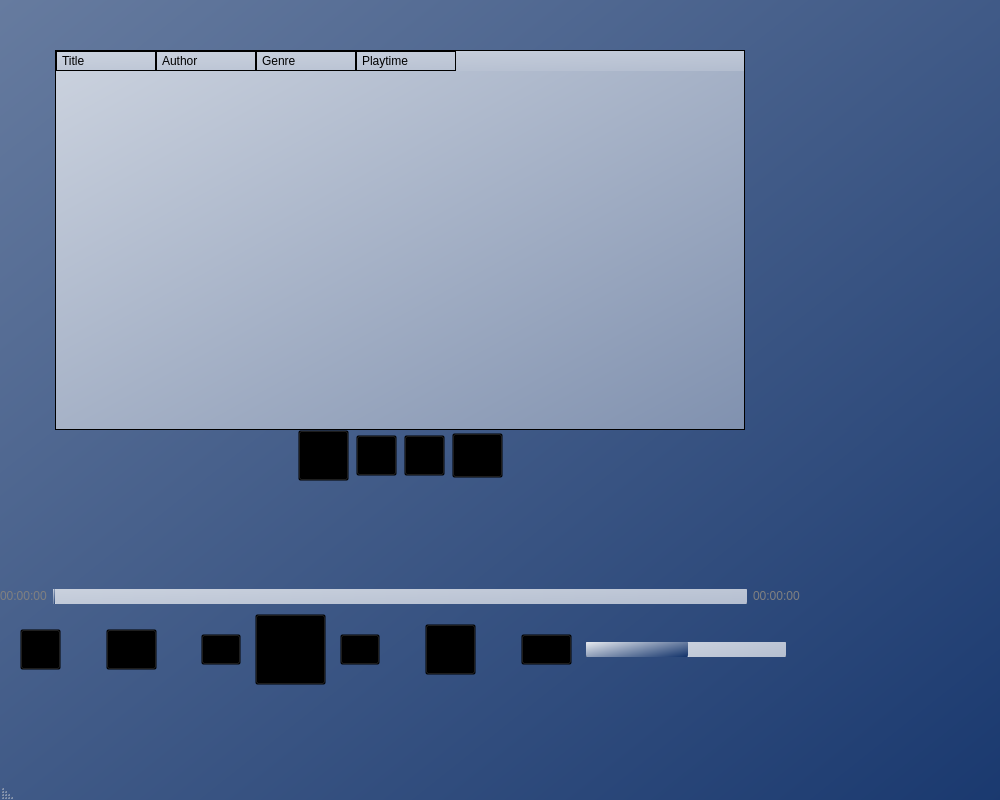
<?xml version="1.0" encoding="UTF-8"?>
<ui version="4.0">
 <class>MainWindow</class>
 <widget class="QMainWindow" name="MainWindow">
  <property name="geometry">
   <rect>
    <x>0</x>
    <y>0</y>
    <width>1000</width>
    <height>800</height>
   </rect>
  </property>
  <property name="sizePolicy">
   <sizepolicy hsizetype="Fixed" vsizetype="Fixed">
    <horstretch>0</horstretch>
    <verstretch>0</verstretch>
   </sizepolicy>
  </property>
  <property name="minimumSize">
   <size>
    <width>800</width>
    <height>600</height>
   </size>
  </property>
  <property name="cursor">
   <cursorShape>PointingHandCursor</cursorShape>
  </property>
  <property name="mouseTracking">
   <bool>false</bool>
  </property>
  <property name="windowTitle">
   <string>MP3-Player</string>
  </property>
  <property name="windowIcon">
   <iconset resource="icons.qrc">
    <normaloff>:/icons/icons/logo.png</normaloff>:/icons/icons/logo.png</iconset>
  </property>
  <property name="layoutDirection">
   <enum>Qt::RightToLeft</enum>
  </property>
  <property name="autoFillBackground">
   <bool>false</bool>
  </property>
  <property name="styleSheet">
   <string notr="true">QMainWindow
{
	background-color: qlineargradient(x1:0, y1:0, x2:1, y2:1, stop:0 #667b9f, stop:1 #1a396f);
}</string>
  </property>
  <widget class="QWidget" name="centralwidget">
   <property name="sizePolicy">
    <sizepolicy hsizetype="Preferred" vsizetype="Preferred">
     <horstretch>0</horstretch>
     <verstretch>0</verstretch>
    </sizepolicy>
   </property>
   <property name="layoutDirection">
    <enum>Qt::RightToLeft</enum>
   </property>
   <widget class="QWidget" name="verticalLayoutWidget">
    <property name="geometry">
     <rect>
      <x>0</x>
      <y>50</y>
      <width>800</width>
      <height>635</height>
     </rect>
    </property>
    <layout class="QVBoxLayout" name="verticalLayout_mp3PlayerLayout">
     <property name="spacing">
      <number>0</number>
     </property>
     <property name="topMargin">
      <number>0</number>
     </property>
     <property name="bottomMargin">
      <number>0</number>
     </property>
     <item>
      <layout class="QVBoxLayout" name="verticalLayout">
       <item>
        <layout class="QHBoxLayout" name="horizontalLayout_3">
         <item>
          <spacer name="horizontalSpacer_2">
           <property name="orientation">
            <enum>Qt::Horizontal</enum>
           </property>
           <property name="sizeType">
            <enum>QSizePolicy::Minimum</enum>
           </property>
           <property name="sizeHint" stdset="0">
            <size>
             <width>40</width>
             <height>20</height>
            </size>
           </property>
          </spacer>
         </item>
         <item>
          <widget class="QTableWidget" name="tableWidget">
           <property name="sizePolicy">
            <sizepolicy hsizetype="Fixed" vsizetype="Preferred">
             <horstretch>0</horstretch>
             <verstretch>0</verstretch>
            </sizepolicy>
           </property>
           <property name="minimumSize">
            <size>
             <width>690</width>
             <height>380</height>
            </size>
           </property>
           <property name="maximumSize">
            <size>
             <width>16777215</width>
             <height>16777215</height>
            </size>
           </property>
           <property name="mouseTracking">
            <bool>true</bool>
           </property>
           <property name="tabletTracking">
            <bool>true</bool>
           </property>
           <property name="toolTipDuration">
            <number>-1</number>
           </property>
           <property name="layoutDirection">
            <enum>Qt::LeftToRight</enum>
           </property>
           <property name="autoFillBackground">
            <bool>true</bool>
           </property>
           <property name="styleSheet">
            <string notr="true">QTableWidget
{
	background: qlineargradient(x1:0, y1:0, x2:1, y2:1, stop:0 #ccd3df, stop:1 #8091af); 
}

QHeaderView
{ 
	background-color: qlineargradient(x1:0, y1:0, x2:1, y2:1, stop:0 #ccd3df, stop:1 #b3bdcf); 
}

QHeaderView::section
{ 
	background-color: transparent; 
	border: 1px solid black;
	padding-left:  5px;
}

QTableWidget::item
{
	color: black;
	background-color: transparent;
	border-bottom: 1px solid black; 
	border-top: 1px solid black;
}

QTableWidget::item:hover
{
	background-color: qlineargradient(x1:0, y1:0, x2:1, y2:1, stop:0 #8091af, stop:1#99a7bf);
    border: 1px solid black;
}

QTableWidget::item:selected
{
	background-color: qlineargradient(x1:0, y1:0, x2:1, y2:1, stop:0 #8091af, stop:1#99a7bf);
    border: 1px solid black;
}

QTableWidget::cell
{
	background-color: transparent;
}</string>
           </property>
           <property name="sizeAdjustPolicy">
            <enum>QAbstractScrollArea::AdjustIgnored</enum>
           </property>
           <attribute name="horizontalHeaderCascadingSectionResizes">
            <bool>false</bool>
           </attribute>
           <column>
            <property name="text">
             <string>Title</string>
            </property>
            <property name="textAlignment">
             <set>AlignLeading|AlignVCenter</set>
            </property>
           </column>
           <column>
            <property name="text">
             <string>Author</string>
            </property>
            <property name="textAlignment">
             <set>AlignLeading|AlignVCenter</set>
            </property>
           </column>
           <column>
            <property name="text">
             <string>Genre</string>
            </property>
            <property name="textAlignment">
             <set>AlignLeading|AlignVCenter</set>
            </property>
           </column>
           <column>
            <property name="text">
             <string>Playtime</string>
            </property>
            <property name="textAlignment">
             <set>AlignLeading|AlignVCenter</set>
            </property>
           </column>
          </widget>
         </item>
         <item>
          <spacer name="horizontalSpacer">
           <property name="orientation">
            <enum>Qt::Horizontal</enum>
           </property>
           <property name="sizeType">
            <enum>QSizePolicy::Maximum</enum>
           </property>
           <property name="sizeHint" stdset="0">
            <size>
             <width>40</width>
             <height>20</height>
            </size>
           </property>
          </spacer>
         </item>
        </layout>
       </item>
       <item>
        <layout class="QHBoxLayout" name="horizontalLayout_2">
         <property name="spacing">
          <number>7</number>
         </property>
         <item>
          <spacer name="horizontalSpacer_5">
           <property name="orientation">
            <enum>Qt::Horizontal</enum>
           </property>
           <property name="sizeType">
            <enum>QSizePolicy::Expanding</enum>
           </property>
           <property name="sizeHint" stdset="0">
            <size>
             <width>620</width>
             <height>20</height>
            </size>
           </property>
          </spacer>
         </item>
         <item>
          <widget class="QPushButton" name="pushButton_addSongToQueue">
           <property name="sizePolicy">
            <sizepolicy hsizetype="Fixed" vsizetype="Fixed">
             <horstretch>0</horstretch>
             <verstretch>0</verstretch>
            </sizepolicy>
           </property>
           <property name="minimumSize">
            <size>
             <width>51</width>
             <height>45</height>
            </size>
           </property>
           <property name="baseSize">
            <size>
             <width>0</width>
             <height>0</height>
            </size>
           </property>
           <property name="font">
            <font>
             <bold>true</bold>
            </font>
           </property>
           <property name="mouseTracking">
            <bool>true</bool>
           </property>
           <property name="toolTip">
            <string/>
           </property>
           <property name="toolTipDuration">
            <number>-1</number>
           </property>
           <property name="whatsThis">
            <string/>
           </property>
           <property name="layoutDirection">
            <enum>Qt::RightToLeft</enum>
           </property>
           <property name="styleSheet">
            <string notr="true">QPushButton
{
	background-color: transparent;
	border-image: url(:/icons/icons/songQueue.png); 
}

QPushButton:hover
{
	border-image: url(:/icons/icons/songQueueHover.png); 
}</string>
           </property>
           <property name="text">
            <string/>
           </property>
           <property name="iconSize">
            <size>
             <width>20</width>
             <height>20</height>
            </size>
           </property>
          </widget>
         </item>
         <item>
          <widget class="QPushButton" name="pushButton_removeSong">
           <property name="sizePolicy">
            <sizepolicy hsizetype="Fixed" vsizetype="Fixed">
             <horstretch>0</horstretch>
             <verstretch>0</verstretch>
            </sizepolicy>
           </property>
           <property name="minimumSize">
            <size>
             <width>41</width>
             <height>41</height>
            </size>
           </property>
           <property name="baseSize">
            <size>
             <width>0</width>
             <height>0</height>
            </size>
           </property>
           <property name="font">
            <font>
             <bold>true</bold>
            </font>
           </property>
           <property name="mouseTracking">
            <bool>true</bool>
           </property>
           <property name="layoutDirection">
            <enum>Qt::RightToLeft</enum>
           </property>
           <property name="styleSheet">
            <string notr="true">QPushButton
{
	background-color: transparent;
	border-image: url(:/icons/icons/minus.png); 
}

QPushButton:hover
{
	border-image: url(:/icons/icons/minusHover.png); 
}</string>
           </property>
           <property name="text">
            <string/>
           </property>
           <property name="iconSize">
            <size>
             <width>20</width>
             <height>20</height>
            </size>
           </property>
          </widget>
         </item>
         <item>
          <widget class="QPushButton" name="pushButton_addSong">
           <property name="sizePolicy">
            <sizepolicy hsizetype="Fixed" vsizetype="Fixed">
             <horstretch>0</horstretch>
             <verstretch>0</verstretch>
            </sizepolicy>
           </property>
           <property name="minimumSize">
            <size>
             <width>41</width>
             <height>41</height>
            </size>
           </property>
           <property name="baseSize">
            <size>
             <width>0</width>
             <height>0</height>
            </size>
           </property>
           <property name="font">
            <font>
             <bold>true</bold>
            </font>
           </property>
           <property name="mouseTracking">
            <bool>true</bool>
           </property>
           <property name="toolTip">
            <string/>
           </property>
           <property name="toolTipDuration">
            <number>-1</number>
           </property>
           <property name="whatsThis">
            <string/>
           </property>
           <property name="layoutDirection">
            <enum>Qt::RightToLeft</enum>
           </property>
           <property name="styleSheet">
            <string notr="true">QPushButton
{
	background-color: transparent;
	border-image: url(:/icons/icons/plus.png); 
}

QPushButton:hover
{
	border-image: url(:/icons/icons/plusHover.png); 
}</string>
           </property>
           <property name="text">
            <string/>
           </property>
           <property name="iconSize">
            <size>
             <width>20</width>
             <height>20</height>
            </size>
           </property>
          </widget>
         </item>
         <item>
          <widget class="QPushButton" name="pushButton_addDirectory">
           <property name="sizePolicy">
            <sizepolicy hsizetype="Fixed" vsizetype="Fixed">
             <horstretch>0</horstretch>
             <verstretch>0</verstretch>
            </sizepolicy>
           </property>
           <property name="minimumSize">
            <size>
             <width>51</width>
             <height>51</height>
            </size>
           </property>
           <property name="baseSize">
            <size>
             <width>0</width>
             <height>0</height>
            </size>
           </property>
           <property name="font">
            <font>
             <bold>true</bold>
            </font>
           </property>
           <property name="mouseTracking">
            <bool>true</bool>
           </property>
           <property name="toolTip">
            <string/>
           </property>
           <property name="toolTipDuration">
            <number>-1</number>
           </property>
           <property name="whatsThis">
            <string/>
           </property>
           <property name="layoutDirection">
            <enum>Qt::RightToLeft</enum>
           </property>
           <property name="styleSheet">
            <string notr="true">QPushButton
{
	background-color: transparent;
	border-image: url(:/icons/icons/directory.png); 
}

QPushButton:hover
{
	border-image: url(:/icons/icons/directoryHover.png); 
}</string>
           </property>
           <property name="text">
            <string/>
           </property>
           <property name="iconSize">
            <size>
             <width>20</width>
             <height>20</height>
            </size>
           </property>
          </widget>
         </item>
         <item>
          <spacer name="horizontalSpacer_8">
           <property name="orientation">
            <enum>Qt::Horizontal</enum>
           </property>
           <property name="sizeType">
            <enum>QSizePolicy::Expanding</enum>
           </property>
           <property name="sizeHint" stdset="0">
            <size>
             <width>620</width>
             <height>20</height>
            </size>
           </property>
          </spacer>
         </item>
        </layout>
       </item>
       <item>
        <spacer name="verticalSpacer_5">
         <property name="orientation">
          <enum>Qt::Vertical</enum>
         </property>
         <property name="sizeType">
          <enum>QSizePolicy::Expanding</enum>
         </property>
         <property name="sizeHint" stdset="0">
          <size>
           <width>18</width>
           <height>518</height>
          </size>
         </property>
        </spacer>
       </item>
       <item>
        <layout class="QHBoxLayout" name="horizontalLayout">
         <item>
          <spacer name="horizontalSpacer_10">
           <property name="orientation">
            <enum>Qt::Horizontal</enum>
           </property>
           <property name="sizeHint" stdset="0">
            <size>
             <width>40</width>
             <height>20</height>
            </size>
           </property>
          </spacer>
         </item>
         <item>
          <widget class="QLabel" name="label_song">
           <property name="sizePolicy">
            <sizepolicy hsizetype="Fixed" vsizetype="Fixed">
             <horstretch>0</horstretch>
             <verstretch>0</verstretch>
            </sizepolicy>
           </property>
           <property name="font">
            <font>
             <pointsize>13</pointsize>
            </font>
           </property>
           <property name="text">
            <string/>
           </property>
          </widget>
         </item>
         <item>
          <spacer name="horizontalSpacer_9">
           <property name="orientation">
            <enum>Qt::Horizontal</enum>
           </property>
           <property name="sizeHint" stdset="0">
            <size>
             <width>40</width>
             <height>20</height>
            </size>
           </property>
          </spacer>
         </item>
        </layout>
       </item>
       <item>
        <spacer name="verticalSpacer_3">
         <property name="orientation">
          <enum>Qt::Vertical</enum>
         </property>
         <property name="sizeType">
          <enum>QSizePolicy::Expanding</enum>
         </property>
         <property name="sizeHint" stdset="0">
          <size>
           <width>18</width>
           <height>518</height>
          </size>
         </property>
        </spacer>
       </item>
       <item>
        <layout class="QHBoxLayout" name="horizontalLayout_songInfos">
         <property name="spacing">
          <number>6</number>
         </property>
         <property name="sizeConstraint">
          <enum>QLayout::SetDefaultConstraint</enum>
         </property>
         <item>
          <widget class="QLabel" name="label_timeDuration">
           <property name="sizePolicy">
            <sizepolicy hsizetype="Fixed" vsizetype="Fixed">
             <horstretch>0</horstretch>
             <verstretch>0</verstretch>
            </sizepolicy>
           </property>
           <property name="styleSheet">
            <string notr="true">QLabel
{
	color: gray;
}</string>
           </property>
           <property name="text">
            <string>00:00:00</string>
           </property>
          </widget>
         </item>
         <item>
          <widget class="QSlider" name="horizontalSlider_songProgress">
           <property name="sizePolicy">
            <sizepolicy hsizetype="Expanding" vsizetype="Fixed">
             <horstretch>0</horstretch>
             <verstretch>0</verstretch>
            </sizepolicy>
           </property>
           <property name="layoutDirection">
            <enum>Qt::LeftToRight</enum>
           </property>
           <property name="styleSheet">
            <string notr="true">QSlider::groove:horizontal 
{
    border: 1px solid black;
    background: white;
    height: 20px;
    border-radius: 5px;
}

QSlider::handle:horizontal 
{
    /*background: qlineargradient(x1:0, y1:0, x2:1, y2:1, stop:0 white, stop:1 #00235f);*/
	background: transparent;
	background-image: url(:/icons/icons/airplane.png);
    border: none;
	background-repeat: no-repeat;
    width: 40px;
    height: 40px;
    margin: -2px 0;
}

QSlider::handle:horizontal:hover
{
	background-image: url(:/icons/icons/airplaneHover.png);
}

/* right side from handle */
QSlider::add-page:horizontal
 {
    background: qlineargradient(x1:0, y1:0, x2:1, y2:1, stop:0 #ccd3df, stop:1 #b3bdcf);  
    border: none;
	border-radius: 5px;
}

 /* left side from handle */
QSlider::sub-page:horizontal
 {
    background: qlineargradient(x1:0, y1:0, x2:1, y2:1, stop:0 white, stop:1 #00235f);
    border: none;
	border-radius: 5px;
}</string>
           </property>
           <property name="maximum">
            <number>100</number>
           </property>
           <property name="pageStep">
            <number>1</number>
           </property>
           <property name="sliderPosition">
            <number>0</number>
           </property>
           <property name="orientation">
            <enum>Qt::Horizontal</enum>
           </property>
          </widget>
         </item>
         <item>
          <widget class="QLabel" name="label_timePassed">
           <property name="sizePolicy">
            <sizepolicy hsizetype="Fixed" vsizetype="Fixed">
             <horstretch>0</horstretch>
             <verstretch>0</verstretch>
            </sizepolicy>
           </property>
           <property name="styleSheet">
            <string notr="true">QLabel
{
	color: gray;
}</string>
           </property>
           <property name="text">
            <string>00:00:00</string>
           </property>
          </widget>
         </item>
        </layout>
       </item>
       <item>
        <spacer name="verticalSpacer_4">
         <property name="orientation">
          <enum>Qt::Vertical</enum>
         </property>
         <property name="sizeType">
          <enum>QSizePolicy::Fixed</enum>
         </property>
         <property name="sizeHint" stdset="0">
          <size>
           <width>18</width>
           <height>10</height>
          </size>
         </property>
        </spacer>
       </item>
       <item>
        <layout class="QHBoxLayout" name="horizontalLayout_songButtons" stretch="0,0,0,0,0,0,0,0,0,0,0,0">
         <property name="spacing">
          <number>0</number>
         </property>
         <property name="sizeConstraint">
          <enum>QLayout::SetDefaultConstraint</enum>
         </property>
         <item>
          <widget class="QSlider" name="horizontalSlider_volumeLevel">
           <property name="sizePolicy">
            <sizepolicy hsizetype="Fixed" vsizetype="Fixed">
             <horstretch>0</horstretch>
             <verstretch>0</verstretch>
            </sizepolicy>
           </property>
           <property name="minimumSize">
            <size>
             <width>200</width>
             <height>0</height>
            </size>
           </property>
           <property name="maximumSize">
            <size>
             <width>16777215</width>
             <height>16777215</height>
            </size>
           </property>
           <property name="layoutDirection">
            <enum>Qt::LeftToRight</enum>
           </property>
           <property name="styleSheet">
            <string notr="true">QSlider::groove:horizontal 
{
    border: 1px solid black;
    background: white;
    height: 20px;
    border-radius: 5px;
}

QSlider::handle:horizontal 
{
    /*background: qlineargradient(x1:0, y1:0, x2:1, y2:1, stop:0 white, stop:1 #00235f);*/
	background: transparent;
	background-image: url(:/icons/icons/airplane.png);
    border: none;
	background-repeat: no-repeat;
    width: 40px;
    height: 40px;
    margin: -2px 0;
}

QSlider::handle:horizontal:hover
{
	background-image: url(:/icons/icons/airplaneHover.png);
}

/* right side from handle */
QSlider::add-page:horizontal
 {
    background: qlineargradient(x1:0, y1:0, x2:1, y2:1, stop:0 #ccd3df, stop:1 #b3bdcf);  
    border: none;
	border-radius: 5px;
}

 /*  left side from handle */
QSlider::sub-page:horizontal
 {
    background: qlineargradient(x1:0, y1:0, x2:1, y2:1, stop:0 white, stop:1 #00235f);
    border: none;
	border-radius: 5px;
}</string>
           </property>
           <property name="maximum">
            <number>100</number>
           </property>
           <property name="sliderPosition">
            <number>50</number>
           </property>
           <property name="orientation">
            <enum>Qt::Horizontal</enum>
           </property>
          </widget>
         </item>
         <item>
          <widget class="QPushButton" name="pushButton_volume">
           <property name="sizePolicy">
            <sizepolicy hsizetype="Fixed" vsizetype="Fixed">
             <horstretch>0</horstretch>
             <verstretch>0</verstretch>
            </sizepolicy>
           </property>
           <property name="minimumSize">
            <size>
             <width>51</width>
             <height>31</height>
            </size>
           </property>
           <property name="baseSize">
            <size>
             <width>0</width>
             <height>0</height>
            </size>
           </property>
           <property name="font">
            <font>
             <bold>true</bold>
            </font>
           </property>
           <property name="mouseTracking">
            <bool>true</bool>
           </property>
           <property name="styleSheet">
            <string notr="true">QPushButton
{
	background-color: transparent;
	border-image: url(:/icons/icons/volumeLow.png); 
}

QPushButton:hover
{
	border-image: url(:/icons/icons/volumeLowHover.png);
}</string>
           </property>
           <property name="text">
            <string/>
           </property>
           <property name="iconSize">
            <size>
             <width>20</width>
             <height>20</height>
            </size>
           </property>
          </widget>
         </item>
         <item>
          <spacer name="horizontalSpacer_7">
           <property name="orientation">
            <enum>Qt::Horizontal</enum>
           </property>
           <property name="sizeType">
            <enum>QSizePolicy::Fixed</enum>
           </property>
           <property name="sizeHint" stdset="0">
            <size>
             <width>31</width>
             <height>20</height>
            </size>
           </property>
          </spacer>
         </item>
         <item>
          <widget class="QPushButton" name="pushButton_repeat">
           <property name="sizePolicy">
            <sizepolicy hsizetype="Fixed" vsizetype="Fixed">
             <horstretch>0</horstretch>
             <verstretch>0</verstretch>
            </sizepolicy>
           </property>
           <property name="minimumSize">
            <size>
             <width>51</width>
             <height>51</height>
            </size>
           </property>
           <property name="font">
            <font>
             <bold>true</bold>
            </font>
           </property>
           <property name="mouseTracking">
            <bool>true</bool>
           </property>
           <property name="styleSheet">
            <string notr="true">QPushButton
{
	background-color: transparent;
	border-image: url(:/icons/icons/repeatOff.png);
}

QPushButton:hover
{
	border-image: url(:/icons/icons/repeatOffHover.png);
}</string>
           </property>
           <property name="text">
            <string/>
           </property>
          </widget>
         </item>
         <item>
          <spacer name="horizontalSpacer_4">
           <property name="orientation">
            <enum>Qt::Horizontal</enum>
           </property>
           <property name="sizeType">
            <enum>QSizePolicy::Fixed</enum>
           </property>
           <property name="sizeHint" stdset="0">
            <size>
             <width>31</width>
             <height>20</height>
            </size>
           </property>
          </spacer>
         </item>
         <item>
          <widget class="QPushButton" name="pushButton_nextSong">
           <property name="sizePolicy">
            <sizepolicy hsizetype="Fixed" vsizetype="Fixed">
             <horstretch>0</horstretch>
             <verstretch>0</verstretch>
            </sizepolicy>
           </property>
           <property name="minimumSize">
            <size>
             <width>31</width>
             <height>31</height>
            </size>
           </property>
           <property name="font">
            <font>
             <bold>true</bold>
            </font>
           </property>
           <property name="mouseTracking">
            <bool>true</bool>
           </property>
           <property name="styleSheet">
            <string notr="true">QPushButton
{
	background-color: transparent;
	border-image: url(:/icons/icons/next.png);
}

QPushButton:hover
{
	border-image: url(:/icons/icons/nextHover.png);
}</string>
           </property>
           <property name="text">
            <string/>
           </property>
          </widget>
         </item>
         <item>
          <widget class="QPushButton" name="pushButton_play">
           <property name="enabled">
            <bool>true</bool>
           </property>
           <property name="sizePolicy">
            <sizepolicy hsizetype="Fixed" vsizetype="Fixed">
             <horstretch>22</horstretch>
             <verstretch>0</verstretch>
            </sizepolicy>
           </property>
           <property name="minimumSize">
            <size>
             <width>71</width>
             <height>71</height>
            </size>
           </property>
           <property name="baseSize">
            <size>
             <width>0</width>
             <height>0</height>
            </size>
           </property>
           <property name="font">
            <font>
             <bold>false</bold>
            </font>
           </property>
           <property name="mouseTracking">
            <bool>true</bool>
           </property>
           <property name="toolTip">
            <string/>
           </property>
           <property name="toolTipDuration">
            <number>-1</number>
           </property>
           <property name="statusTip">
            <string/>
           </property>
           <property name="whatsThis">
            <string/>
           </property>
           <property name="styleSheet">
            <string notr="true">QPushButton
{
	background-color: transparent;
	border-image: url(:/icons/icons/play.png);
}

QPushButton:hover
{
	border-image: url(:/icons/icons/playHover.png);
}</string>
           </property>
           <property name="text">
            <string/>
           </property>
           <property name="iconSize">
            <size>
             <width>34</width>
             <height>20</height>
            </size>
           </property>
          </widget>
         </item>
         <item>
          <widget class="QPushButton" name="pushButton_previousSong">
           <property name="sizePolicy">
            <sizepolicy hsizetype="Fixed" vsizetype="Fixed">
             <horstretch>0</horstretch>
             <verstretch>0</verstretch>
            </sizepolicy>
           </property>
           <property name="minimumSize">
            <size>
             <width>31</width>
             <height>31</height>
            </size>
           </property>
           <property name="font">
            <font>
             <bold>true</bold>
            </font>
           </property>
           <property name="mouseTracking">
            <bool>true</bool>
           </property>
           <property name="styleSheet">
            <string notr="true">QPushButton
{
	background-color: transparent;
	border-image: url(:/icons/icons/previous.png);
}

QPushButton:hover
{
	border-image: url(:/icons/icons/previousHover.png);
}</string>
           </property>
           <property name="text">
            <string/>
           </property>
          </widget>
         </item>
         <item>
          <spacer name="horizontalSpacer_3">
           <property name="orientation">
            <enum>Qt::Horizontal</enum>
           </property>
           <property name="sizeType">
            <enum>QSizePolicy::Fixed</enum>
           </property>
           <property name="sizeHint" stdset="0">
            <size>
             <width>30</width>
             <height>20</height>
            </size>
           </property>
          </spacer>
         </item>
         <item>
          <widget class="QPushButton" name="pushButton_shuffle">
           <property name="sizePolicy">
            <sizepolicy hsizetype="Fixed" vsizetype="Fixed">
             <horstretch>0</horstretch>
             <verstretch>0</verstretch>
            </sizepolicy>
           </property>
           <property name="minimumSize">
            <size>
             <width>51</width>
             <height>41</height>
            </size>
           </property>
           <property name="font">
            <font>
             <bold>true</bold>
            </font>
           </property>
           <property name="mouseTracking">
            <bool>true</bool>
           </property>
           <property name="styleSheet">
            <string notr="true">QPushButton
{
	background-color: transparent;
	border-image: url(:/icons/icons/shuffleOff.png);
}

QPushButton:hover
{
	border-image: url(:/icons/icons/shuffleOffHover.png);
}</string>
           </property>
           <property name="text">
            <string/>
           </property>
          </widget>
         </item>
         <item>
          <spacer name="horizontalSpacer_6">
           <property name="orientation">
            <enum>Qt::Horizontal</enum>
           </property>
           <property name="sizeType">
            <enum>QSizePolicy::Fixed</enum>
           </property>
           <property name="sizeHint" stdset="0">
            <size>
             <width>31</width>
             <height>20</height>
            </size>
           </property>
          </spacer>
         </item>
         <item>
          <widget class="QPushButton" name="pushButton_fullscreen">
           <property name="sizePolicy">
            <sizepolicy hsizetype="Fixed" vsizetype="Fixed">
             <horstretch>0</horstretch>
             <verstretch>0</verstretch>
            </sizepolicy>
           </property>
           <property name="minimumSize">
            <size>
             <width>41</width>
             <height>41</height>
            </size>
           </property>
           <property name="baseSize">
            <size>
             <width>0</width>
             <height>0</height>
            </size>
           </property>
           <property name="font">
            <font>
             <bold>true</bold>
            </font>
           </property>
           <property name="mouseTracking">
            <bool>true</bool>
           </property>
           <property name="styleSheet">
            <string notr="true">QPushButton
{
	background-color: transparent;
	border-image: url(:/icons/icons/fullscreen.png); 
}

QPushButton:hover
{
	background-color: transparent;
	border-image: url(:/icons/icons/fullscreenHover.png); 
}</string>
           </property>
           <property name="text">
            <string/>
           </property>
           <property name="iconSize">
            <size>
             <width>20</width>
             <height>20</height>
            </size>
           </property>
          </widget>
         </item>
        </layout>
       </item>
      </layout>
     </item>
    </layout>
   </widget>
  </widget>
  <widget class="QMenuBar" name="menubar">
   <property name="geometry">
    <rect>
     <x>0</x>
     <y>0</y>
     <width>1000</width>
     <height>25</height>
    </rect>
   </property>
   <property name="layoutDirection">
    <enum>Qt::LeftToRight</enum>
   </property>
  </widget>
  <widget class="QStatusBar" name="statusbar"/>
 </widget>
 <resources>
  <include location="icons.qrc"/>
 </resources>
 <connections/>
</ui>
